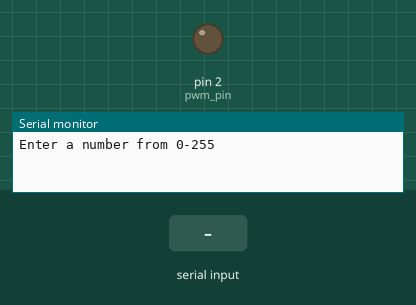
A sketch run on a simulated Arduino Uno, built with avr-gcc and run on an emulated ATmega328P. Shown: output pins drawn as LEDs (lit = HIGH), the last lines printed to the serial monitor. Inputs (shaded band) come from the test bench.

Above: at 1.2 s.
1.3 s: "200\n" received over Serial
At 2.9 s:
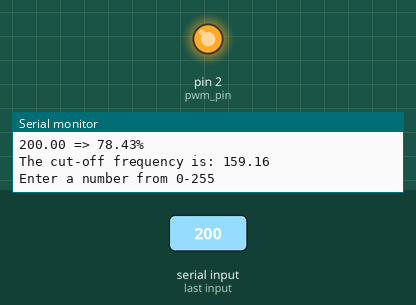
3.8 s: "90,45\n" received over Serial
At 6.0 s:
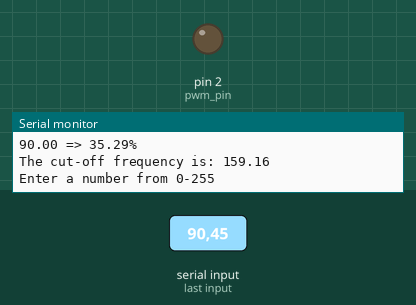
Timing chart, 0 to 7.5 s (numbered marks = the images above; inputs shaded):
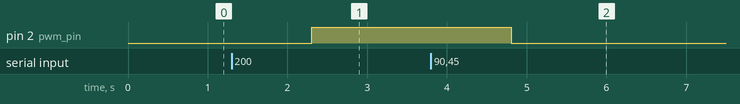

Measured:
- after the input at 1.3 s, pin 2 (pwm_pin): LOW → HIGH after 1.0 s
- after the input at 3.8 s, pin 2 (pwm_pin): HIGH → LOW after 1.0 s

The sketch:

lab9_2.ino
```cpp
/* Team: Sebastian Villa, Logan Morris, Alan Gregory
 * Assignment:
 * Calculate the cutoff frequency ( 1/(2*pi*R*C) Hz) of the RC low-pass filter. Check the
 * filtered PWM signal with various duty cycles. Using two channels of the oscilloscope
 * compare the filtered signal with the original PWM signal. Note that the cutoff frequency
 * of the low-pass filter is fixed.
 */

#define pwm_pin 2
int pot_signal;
float duty_cycle;
float R = 1000.0;
float C = 1.0 / 1000000.0;

void setup() {
 Serial.begin(9600);
 pinMode(A0,INPUT);
 pinMode(pwm_pin,OUTPUT);

}
void loop() {
 Serial.println("Enter a number from 0-255");
 while (Serial.available() == 0) {} // wait for input
 duty_cycle = Serial.readString().toInt();
 analogWrite(pwm_pin, duty_cycle);
 Serial.print(duty_cycle);
 Serial.print(" => ");
 Serial.print((float)duty_cycle*100.0/255.0);
 Serial.println("%");

 float cutoff = 1.0/(2.0*3.1415*R*C);
 Serial.print("The cut-off frequency is: ");
 Serial.println(cutoff);
}
```
